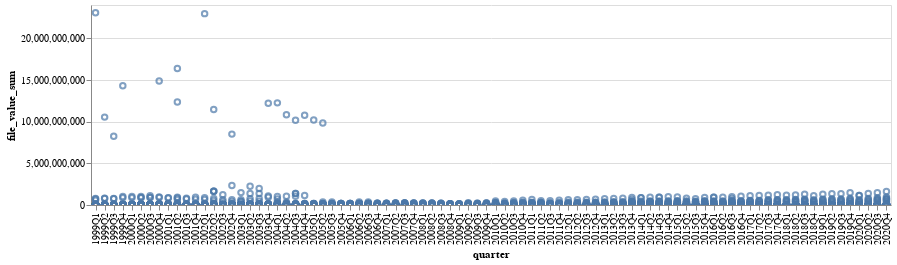

This figure's notebook cell:
### Code cell
import altair as alt
from altair import datum
alt.data_transformers.disable_max_rows()

input_dropdown = alt.binding_select(options=selected_cik, name='cik')
selection = alt.selection_single(fields=['cik'], bind=input_dropdown)
brush = alt.selection(type='interval')

alt.Chart(big_df).mark_point().transform_calculate(value_billion="datum.value / 1000000000")\
    .encode(
    alt.X('quarter:O'),
    alt.Y('file_value_sum:Q'),
    
    # alt.Row('cik'),
    tooltip=['quarter:O','address:N', 
             alt.Tooltip('file_value_sum:Q', format="$.3s") ,
             alt.Tooltip('file_value_sum:Q', format="$~s"),
             alt.Tooltip('fdate:T')
            ]
    # alt.Tooltip(['quarter:O','accession_number:N', 'value:O']),
    
).add_selection(selection).transform_filter(selection).interactive().properties(width=800, height=200)

### Figure 1 — Vega-Lite specification as saved in the notebook (floating-point values rounded to 4 significant figures; data arrays with more than 128 entries replaced by an {"elided": "..."} marker saying what was removed)
{"config": {"view": {"continuousWidth": 400, "continuousHeight": 300}}, "data": {"name": "data-76a3e606daeaa6c16b25bf8a64152fe7"}, "mark": "point", "encoding": {"tooltip": [{"field": "quarter", "type": "ordinal"}, {"field": "address", "type": "nominal"}, {"field": "file_value_sum", "format": "$.3s", "type": "quantitative"}, {"field": "file_value_sum", "format": "$~s", "type": "quantitative"}, {"field": "fdate", "type": "temporal"}], "x": {"field": "quarter", "type": "ordinal"}, "y": {"field": "file_value_sum", "type": "quantitative"}}, "height": 200, "selection": {"selector035": {"type": "single", "fields": ["cik"], "bind": {"input": "select", "options": {"elided": "676 int values"}, "name": "cik"}}, "selector037": {"type": "interval", "bind": "scales", "encodings": ["x", "y"]}}, "transform": [{"calculate": "datum.value / 1000000000", "as": "value_billion"}, {"filter": {"selection": "selector035"}}], "width": 800, "$schema": "https://vega.github.io/schema/vega-lite/v4.17.0.json", "datasets": {"data-76a3e606daeaa6c16b25bf8a64152fe7": {"elided": "4667 records"}}}
